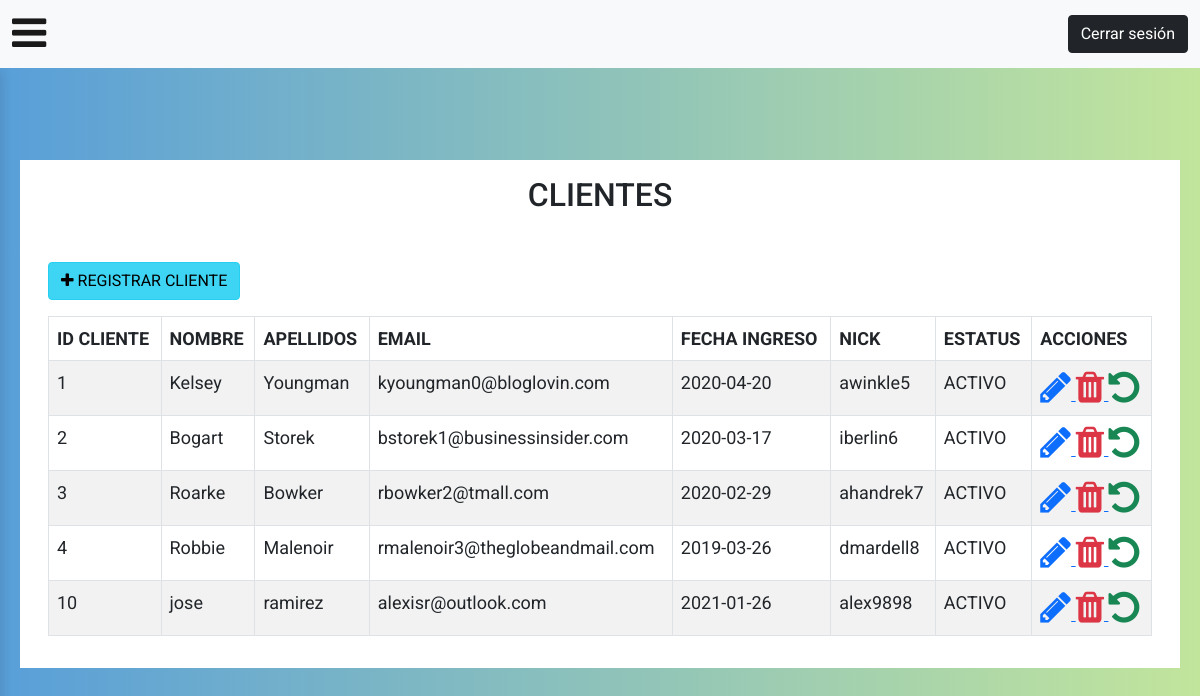
Page /admin/clientes/index.php (signed in) on the committed database.
### tables this page shows
CREATE TABLE `clientes` (
  `ID` int(11) NOT NULL,
  `nombre` varchar(100) NOT NULL,
  `apellidos` varchar(100) NOT NULL,
  `fecha_nacimiento` date NOT NULL,
  `email` varchar(100) NOT NULL,
  `fecha_ingreso` date NOT NULL,
  `nivel_cliente` varchar(100) NOT NULL,
  `estatura` decimal(10,2) NOT NULL,
  `peso_inicial` decimal(10,2) NOT NULL,
  `peso_progreso` decimal(10,2) NOT NULL,
  `url_foto` text NOT NULL,
  `fk_id_usuarios` int(11) NOT NULL,
  `fk_id_sucursales` int(11) NOT NULL
);

CREATE TABLE `usuarios` (
  `ID` int(11) NOT NULL,
  `nick` varchar(45) NOT NULL,
  `password` varchar(45) NOT NULL,
  `tipo` varchar(45) NOT NULL,
  `status` tinyint(4) NOT NULL
);

### admin/clientes/controllers/cclientes.php (called while the page is built, shortened)
<?php
require_once '../../models/dtos/ClienteDTO.php';
require_once '../../models/daos/ClienteDAO.php';
$clienteDAO = new ClienteDAO();
$clientes = $clienteDAO->obtenerClientes();
require_once '../../includes/views/vheader.php';
require_once 'views/vclientes.php';
require_once '../../includes/views/vfooter.php';

### admin/clientes/index.php (called while the page is built, shortened)
<?php
require_once 'controllers/cclientes.php';

### models/daos/Conexion.php (called while the page is built)
<?php
class Conexion {
    static function getConexion() {
        try {
            $opciones = [
                PDO::ATTR_EMULATE_PREPARES => false,
                PDO::ATTR_ERRMODE => PDO::ERRMODE_EXCEPTION,
                PDO::ATTR_DEFAULT_FETCH_MODE => PDO::FETCH_ASSOC,
            ];
            $conexion = new PDO("mysql:host=localhost;dbname=gimnasio;", "root", "", $opciones);
            return $conexion;
        }catch(PDOException $e) {
            echo 'Error durante la conexion: ' . $e->getMessage();
            die();
        }
    }
}

### models/daos/ClienteDAO.php (called while the page is built, shortened)
<?php
class ClienteDAO {
    private $conexion;
    public function __construct() {
        require_once 'Conexion.php';
        $this->conexion = Conexion::getConexion();
    }
    public function obtenerClientes() {
        $sql = "SELECT clientes.id, clientes.nombre, clientes.apellidos, clientes.fecha_nacimiento, clientes.email, clientes.fecha_ingreso, clientes.nivel_cliente, clientes.estatura, clientes.peso_inicial, clientes.peso_progreso, clientes.url_foto, clientes.fk_id_usuarios AS id_usuario, sucursales.id AS id_sucursal, sucursales.nombre AS nombre_sucursal, usuarios.nick, usuarios.status FROM clientes INNER JOIN sucursales INNER JOIN usuarios ON clientes.fk_id_sucursales = sucursales.id AND clientes.fk_id_usuarios = usuarios.id";
        $statement = $this->conexion->prepare($sql);
        $statement->execute();
        $result = $statement->fetchAll();
        $clientesDTO = array();
        foreach($result as $cliente) {
            array_push($clientesDTO, $this->crearClienteDTO($cliente));
        }
        return $clientesDTO;
    }
    private function crearClienteDTO($cliente) {
        $clienteDTO = new ClienteDTO();
        $clienteDTO->setId($cliente['id']);
        $clienteDTO->setNombre($cliente['nombre']);
        $clienteDTO->setApellidos($cliente['apellidos']);
        $clienteDTO->setFechaNacimiento($cliente['fecha_nacimiento']);
        $clienteDTO->setEmail($cliente['email']);
        $clienteDTO->setFechaIngreso($cliente['fecha_ingreso']);
        $clienteDTO->setNivelCliente($cliente['nivel_cliente']);
        $clienteDTO->setEstatura($cliente['estatura']);
        $clienteDTO->setPesoInicial($cliente['peso_inicial']);
        $clienteDTO->setPesoProgreso($cliente['peso_progreso']);
        $clienteDTO->setUrlFoto($cliente['url_foto']);
        $clienteDTO->setIdSucursal($cliente['id_sucursal']);
        $clienteDTO->setNombreSucursal($cliente['nombre_sucursal']);
        $clienteDTO->setIdUsuario($cliente['id_usuario']);
        $clienteDTO->setNick($cliente['nick']);
        $clienteDTO->setStatus($cliente['status']);
        return $clienteDTO;
    }
}

### models/dtos/ClienteDTO.php (called while the page is built, shortened)
<?php
class ClienteDTO {
	private $id;
	private $nombre;
	private $apellidos;
	private $email;
	private $fechaIngreso;
	private $nick;
	private $status;
	public function getId()
	{
		return $this->id;
	}
	public function setId($id)
	{
		$this->id = $id;
	}
	public function getNombre()
	{
		return $this->nombre;
	}
	public function setNombre($nombre)
	{
		$this->nombre = $nombre;
	}
	public function getApellidos()
	{
		return $this->apellidos;
	}
	public function setApellidos($apellidos)
	{
		$this->apellidos = $apellidos;
	}
	public function getEmail()
	{
		return $this->email;
	}
	public function setEmail($email)
	{
		$this->email = $email;
	}
	public function getFechaIngreso()
	{
		return $this->fechaIngreso;
	}
	public function setFechaIngreso($fechaIngreso)
	{
		$this->fechaIngreso = $fechaIngreso;
	}
	public function getNick()
	{
		return $this->nick;
	}
	public function setNick($nick)
	{
		$this->nick = $nick;
	}
	public function getStatus()
	{
		return $this->status;
	}
	public function setStatus($status)
	{
		$this->status = $status;
	}
}

### admin/clientes/views/vclientes.php (the view)
<main class="principal-content">
    <div class="row bg-white p-3">
        <div class="col">
            <h2 class="text-center mb-5">CLIENTES</h2>
            <a href="registro-cliente.php" class="btn btn-info active mb-3">
                <i class="fa fa-plus" aria-hidden="true"></i>
                REGISTRAR CLIENTE
            </a>
            <table id="mitabla" class="table table-bordered table-striped nowrap" style="width: 100%;">
                <thead>
                    <tr>
                        <th>ID CLIENTE</th>
                        <th>NOMBRE</th>
                        <th>APELLIDOS</th>
                        <th>EMAIL</th>
                        <th>FECHA INGRESO</th>
                        <th>NICK</th>
                        <th>ESTATUS</th>
                        <th>ACCIONES</th>
                    </tr>
                </thead>
                <tbody>
                    <?php foreach($clientes as $cliente): ?>
                        <tr>
                            <td><?php echo $cliente->getId(); ?></td>
                            <td><?php echo $cliente->getNombre(); ?></td>
                            <td><?php echo $cliente->getApellidos(); ?></td>
                            <td><?php echo $cliente->getEmail(); ?></td>
                            <td><?php echo $cliente->getFechaIngreso(); ?></td>
                            <td><?php echo $cliente->getNick(); ?></td>
                            <td><?php echo ($cliente->getStatus()==0) ? "BAJA" : "ACTIVO" ?></td>
                            <td>
                                <?php $idCliente = $cliente->getId(); ?>
                                <a href="modificar-cliente.php?idcliente=<?php echo $idCliente; ?>">
                                    <i class="fa fa-pencil fa-2x text-primary" aria-hidden="true"></i>
                                </a>
                                <a href="borrar-cliente.php?idcliente=<?php echo $idCliente; ?>">
                                    <i class="fa fa-trash fa-2x text-danger" aria-hidden="true"></i>
                                </a>
                                <a href="restaurar-cliente.php?idcliente=<?php echo $idCliente; ?>">
                                    <i class='fa fa-undo fa-2x text-success' aria-hidden='true'></i>
                                </a>
                            </td>
                        </tr>
                    <?php endforeach; ?>
                </tbody>
            </table>
        </div>
    </div>
</main>

### css/style.css (style rules this page uses)
body { background: #fafafa; background: -webkit-linear-gradient(to right, #599fd9, #c2e59c); background: linear-gradient(to right, #599fd9, #c2e59c); min-height: 100vh; overflow-x: hidden; }
.principal-content { padding: 2rem; margin-top: 8rem; width: 100%; transition: all 0.4s; position: relative; }

### admin/calendario/fullcalendar/main.css (style rules this page uses)
:root { --fc-daygrid-event-dot-width: 8px; }
:root { --fc-list-event-dot-width: 10px; --fc-list-event-hover-bg-color: #f5f5f5; }

### admin/calendario/css/estilo.css (style rules this page uses)
body { margin-bottom: 40px; margin-top: 40px; font-size: 18px; font-family: 'Roboto', sans-serif; }

### rows in the picture
clientes: ID "1", nombre "Kelsey", apellidos "Youngman", email "kyoungman0@bloglovin.com", fecha_ingreso "2020-04-20", fk_id_usuarios.nick "awinkle5"
clientes: ID "2", nombre "Bogart", apellidos "Storek", email "bstorek1@businessinsider.com", fecha_ingreso "2020-03-17", fk_id_usuarios.nick "iberlin6"
clientes: ID "3", nombre "Roarke", apellidos "Bowker", email "rbowker2@tmall.com", fecha_ingreso "2020-02-29", fk_id_usuarios.nick "ahandrek7"
clientes: ID "4", nombre "Robbie", apellidos "Malenoir", email "rmalenoir3@theglobeandmail.com", fecha_ingreso "2019-03-26", fk_id_usuarios.nick "dmardell8"
clientes: ID "10", nombre "jose", apellidos "ramirez", email "alexisr@outlook.com", fecha_ingreso "2021-01-26", fk_id_usuarios.nick "alex9898"
